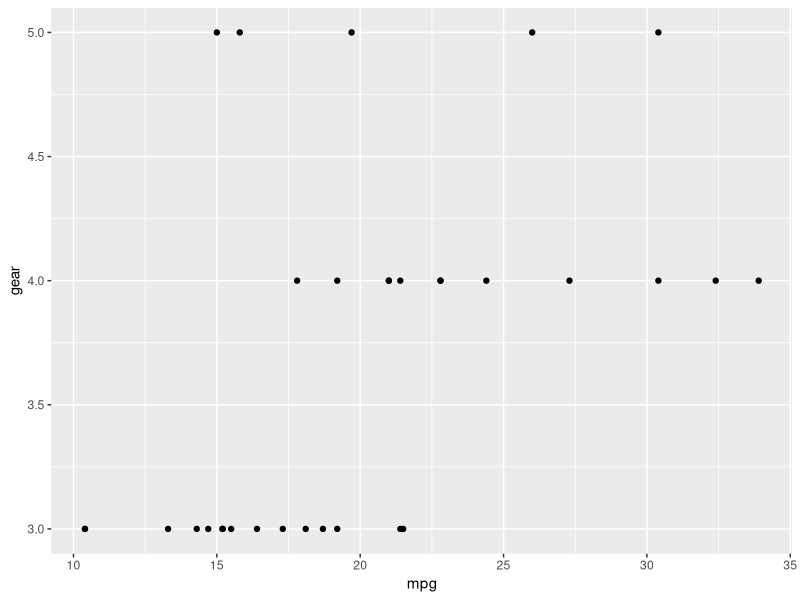

The R source for this figure:
library(tidyverse)

g <- mtcars %>% ggplot(mapping = aes(x=mpg, y=gear)) + geom_point()
ggsave(g, filename = "testplot.png", device = "png")
